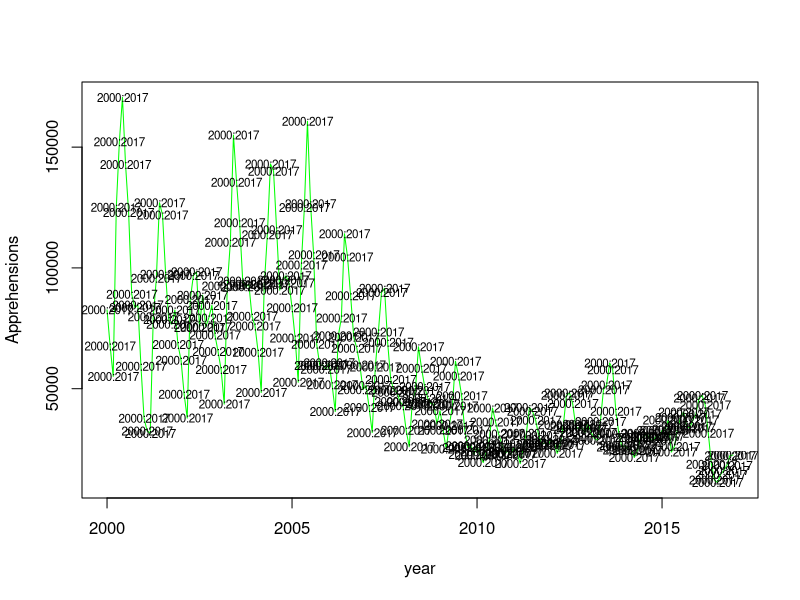

Write the R code that produced this figure.
# use monthly summary
# copy the data from the screen w/o year and month

ts1 <- read.csv('BP monthly summaries.csv')
show(ts1)

year <- as.vector(ts1['year'])

ts1 <- ts1[2:18, 2:13]

ts2 <- as.vector(t(ts1))

ts3 <- ts(ts2, start = c(2000, 1), frequency=12)

ts.plot(ts3, gpars=list(xlab="year", ylab="Apprehensions", col= 'green', lty=c(1:3)))

text(ts3, labels = as.character(year), cex = 0.7)
